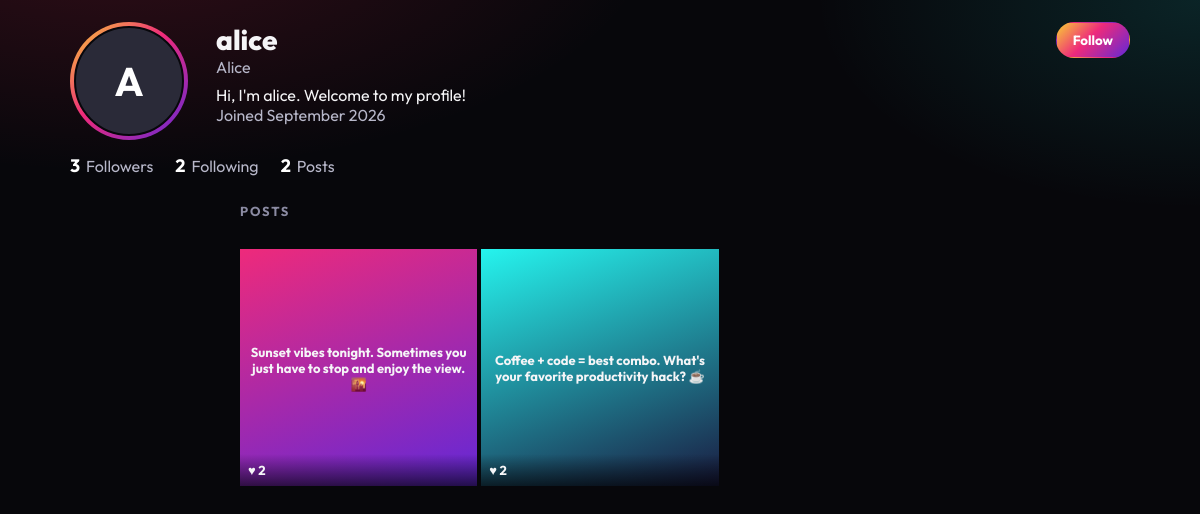
/profile/alice/, run on the app's committed database.
### core/models.py (models this page shows, shortened)
class Profile(models.Model):
    user = models.OneToOneField(User, on_delete=models.CASCADE, related_name='profile')
    bio = models.TextField(max_length=500, blank=True, default='')
    avatar = models.ImageField(upload_to='avatars/', blank=True, null=True)
    created_at = models.DateTimeField(default=timezone.now)

class Post(models.Model):
    author = models.ForeignKey(User, on_delete=models.CASCADE, related_name='posts')
    content = models.TextField(max_length=2000)
    image = models.ImageField(upload_to='posts/', blank=True, null=True)
    created_at = models.DateTimeField(default=timezone.now)
    class Meta:
        ordering = ['-created_at', '-id']
    @property
    def likes_count(self):
        return self.likes.count()

### core/views.py (the view)
# urls.py: path('profile/<str:username>/', views.profile_view, name='profile'),
def profile_view(request, username):
    user = get_object_or_404(User, username=username)
    profile, _ = Profile.objects.get_or_create(user=user)
    posts = _posts_for(request.user).filter(author=user)
    is_following = False
    if request.user.is_authenticated and request.user != user:
        is_following = Follow.objects.filter(follower=request.user, followed=user).exists()
    context = {
        'profile_user': user,
        'profile': profile,
        'posts': posts,
        'is_following': is_following,
        'is_own_profile': request.user == user,
        'followers_count': user.followers.count(),
        'following_count': user.following.count(),
        'posts_count': user.posts.count(),
    }
    return render(request, 'profile.html', context)

### core/views.py (called while the page is built)
def _posts_for(user):
    qs = (
        Post.objects
        .select_related('author', 'author__profile')
        .annotate(
            like_count=Count('likes', distinct=True),
            comment_count=Count('comments', distinct=True),
        )
    )
    if getattr(user, 'is_authenticated', False):
        qs = qs.annotate(
            user_liked=Exists(Like.objects.filter(post=OuterRef('pk'), user=user))
        )
    else:
        qs = qs.annotate(user_liked=Value(False, output_field=BooleanField()))
    return qs

### templates/profile.html (shortened to what this page needs)
{% extends 'base.html' %}
{% block content %}
<section class="profile">
    <div class="profile-main">
        <div class="profile-avatar-wrap">
            <span class="ring ring--xl">
                {% if profile.avatar %}
                    <img class="avatar avatar--xl" src="{{ profile.avatar.url }}" alt="{{ profile_user.username }}">
                {% else %}
                    <span class="avatar avatar--xl avatar--placeholder">{{ profile_user.username|first|upper }}</span>
                {% endif %}
            </span>
        </div>
        <div class="profile-info">
            <h1 class="profile-name">{{ profile_user.username }}</h1>
            {% if profile_user.first_name %}
                <p class="profile-realname">{{ profile_user.first_name }} {{ profile_user.last_name }}</p>
            {% endif %}
            {% if profile.bio %}
                <p class="profile-bio">{{ profile.bio|linebreaksbr }}</p>
            {% elif is_own_profile %}
                <p class="profile-bio muted">Add a bio to tell people about yourself.</p>
            {% endif %}
            <p class="profile-joined muted">
                Joined {{ profile_user.date_joined|date:'F Y' }}
            </p>
        </div>
        <div class="profile-actions">
            {% if is_own_profile %}
                <a href="{% url 'settings' %}" class="btn btn--ghost">Edit profile</a>
            {% else %}
                <form method="post" action="{% url 'follow_toggle' profile_user.username %}" class="follow-form" data-follow-form>
                    <button type="submit"
                            class="btn btn--{% if is_following %}outline{% else %}primary{% endif %}"
                            data-follow-btn>
                        {% if is_following %}Following{% else %}Follow{% endif %}
                    </button>
                </form>
            {% endif %}
        </div>
    </div>
    <div class="profile-stats">
        <a href="{% url 'followers' profile_user.username %}" class="profile-stat">
            <strong data-followers-count>{{ followers_count }}</strong>
            <span>Followers</span>
        </a>
        <a href="{% url 'following' profile_user.username %}" class="profile-stat">
            <strong>{{ following_count }}</strong>
            <span>Following</span>
        </a>
        <div class="profile-stat">
            <strong>{{ posts_count }}</strong>
            <span>Posts</span>
        </div>
    </div>
</section>
<div class="layout layout--profile">
    <div class="feed-column">
        <h2 class="section-subtitle">Posts</h2>
        {% if posts %}
        <div class="post-grid">
            {% for post in posts %}
            <a class="grid-tile" href="{% url 'post_detail' post.pk %}">
                {% if post.image %}
                    <img src="{{ post.image.url }}" alt="">
                {% else %}
                    <span class="grid-tile-text">{{ post.content|truncatechars:90 }}</span>
                {% endif %}
                <span class="grid-tile-meta">♥ {{ post.like_count|default:post.likes_count }}</span>
            </a>
            {% endfor %}
        </div>
        {% endif %}
    </div>
</div>
{% endblock %}

### static/css/style.css (style rules this page uses)
:root { --bg: #07070b; --surface: #12121a; --surface-2: #1c1c27; --border: rgba(255,255,255,.08); --text: #f5f5f7; --text-2: #b7b7c9; --text-3: #8b8ba3; --pink: #fe2c55; --cyan: #25f4ee; --grad: linear-gradient(135deg, #f9ce34, #ee2a7b 45%, #6228d7); --radius: 18px; --radius-sm: 12px; --shadow: 0 16px 40px rgba(0,0,0,.35); --maxw: 1100px; }
* { box-sizing: border-box; margin: 0; padding: 0; }
html { -webkit-text-size-adjust: 100%; }
body { font-family: Outfit, "Segoe UI", sans-serif; background: radial-gradient(900px 420px at 10% -10%, rgba(254,44,85,.18), transparent 60%), radial-gradient(700px 380px at 100% 0%, rgba(37,244,238,.12), transparent 55%), var(--bg); color: var(--text); min-height: 100vh; }
a { color: inherit; text-decoration: none; }
.muted { color: var(--text-2); }
.section-subtitle { font-size: 13px; letter-spacing: .14em; text-transform: uppercase; color: var(--text-3); margin: 18px 0 12px; }
.layout { display: grid; gap: 22px; }
.layout--settings, .layout--list, .layout--profile, .layout--detail { grid-template-columns: minmax(0, 720px); justify-content: center; }
.feed-column, .posts-list { display: flex; flex-direction: column; gap: 18px; min-width: 0; }
.avatar { border-radius: 50%; object-fit: cover; display: inline-flex; align-items: center; justify-content: center; background: #2a2a38; color: #fff; font-weight: 700; flex: none; }
.avatar--xl { width: 110px; height: 110px; font-size: 40px; }
.ring { padding: 3px; border-radius: 50%; background: var(--grad); display: inline-flex; }
.ring .avatar { border: 2px solid #07070b; }
.ring--xl { padding: 4px; }
.btn { display: inline-flex; align-items: center; justify-content: center; gap: 6px; padding: 9px 16px; border-radius: 999px; border: 1px solid transparent; background: var(--surface-2); color: var(--text); font-weight: 700; font-family: inherit; cursor: pointer; }
.btn--primary { background: var(--grad); color: #fff; }
.profile { padding-bottom: 8px; }
.profile-main { display: flex; gap: 28px; align-items: flex-start; flex-wrap: wrap; }
.profile-info { flex: 1; min-width: 220px; }
.profile-name { font-size: 28px; font-weight: 800; }
.profile-realname, .profile-joined { color: var(--text-2); }
.profile-bio { margin-top: 8px; }
.profile-actions { margin-left: auto; }
.profile-stats { display: flex; gap: 22px; margin-top: 14px; }
.profile-stat { display: flex; gap: 6px; align-items: baseline; color: var(--text-2); }
.profile-stat strong { color: #fff; font-size: 18px; }
.post-grid { display: grid; grid-template-columns: repeat(3, 1fr); gap: 4px; }
.grid-tile { position: relative; aspect-ratio: 1; overflow: hidden; background: var(--surface-2); display: grid; place-items: center; padding: 10px; }
.grid-tile-text { font-weight: 700; font-size: 13px; text-align: center; }
.grid-tile:nth-child(3n+1) { background: linear-gradient(160deg, #ee2a7b, #6228d7); }
.grid-tile:nth-child(3n+2) { background: linear-gradient(160deg, #25f4ee, #1a1a40); }
.grid-tile-meta { position: absolute; inset: auto 0 0 0; padding: 8px; font-size: 13px; font-weight: 700; background: linear-gradient(transparent, rgba(0,0,0,.65)); }

### data on the page
Profile: bio "Hi, I'm alice. Welcome to my profile!"
Post: content "Sunset vibes tonight. Sometimes you just have to stop and enjoy the view. 🌇", like_count "2"
Post: content "Coffee + code = best combo. What's your favorite productivity hack? ☕", like_count "2"

### other printed values
{{ profile_user.username|first|upper }} "A"
{{ profile_user.username }} "alice"
{{ profile_user.first_name }} "Alice"
{{ profile_user.date_joined|date:'F Y' }} "September 2026"
{{ followers_count }} "3"
{{ following_count }} "2"
{{ posts_count }} "2"
